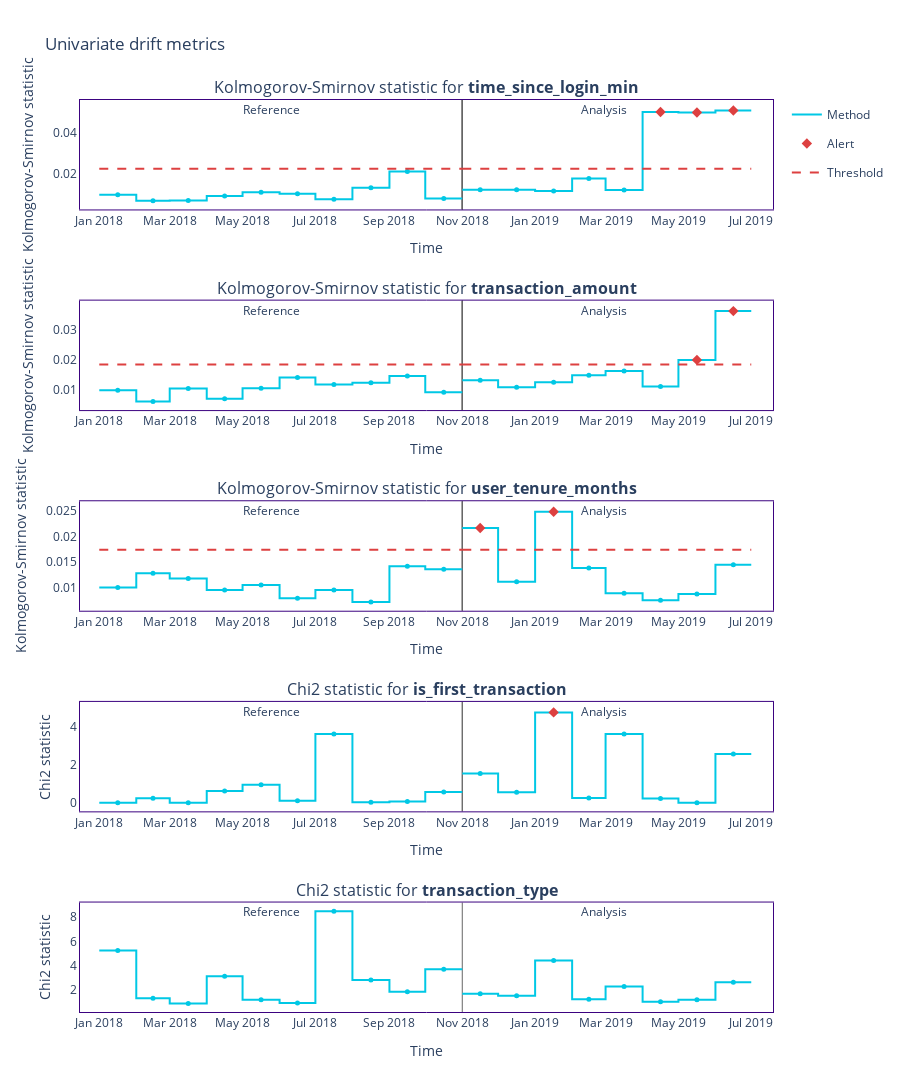

Notebook cell for this chart:
### Code cell
# determing the hihest correlation in the features

features = ["time_since_login_min", "transaction_amount",
            "transaction_type", "is_first_transaction", 
            "user_tenure_months"]

# Calculate the univariate drift results
udc = nml.UnivariateDriftCalculator(
    timestamp_column_name="timestamp",
    column_names=features,
    chunk_period="m",
    continuous_methods=["kolmogorov_smirnov"],
    categorical_methods=["chi2"]
)

udc.fit(reference)
udc_results = udc.calculate(analysis)
udc_results.plot().show()
